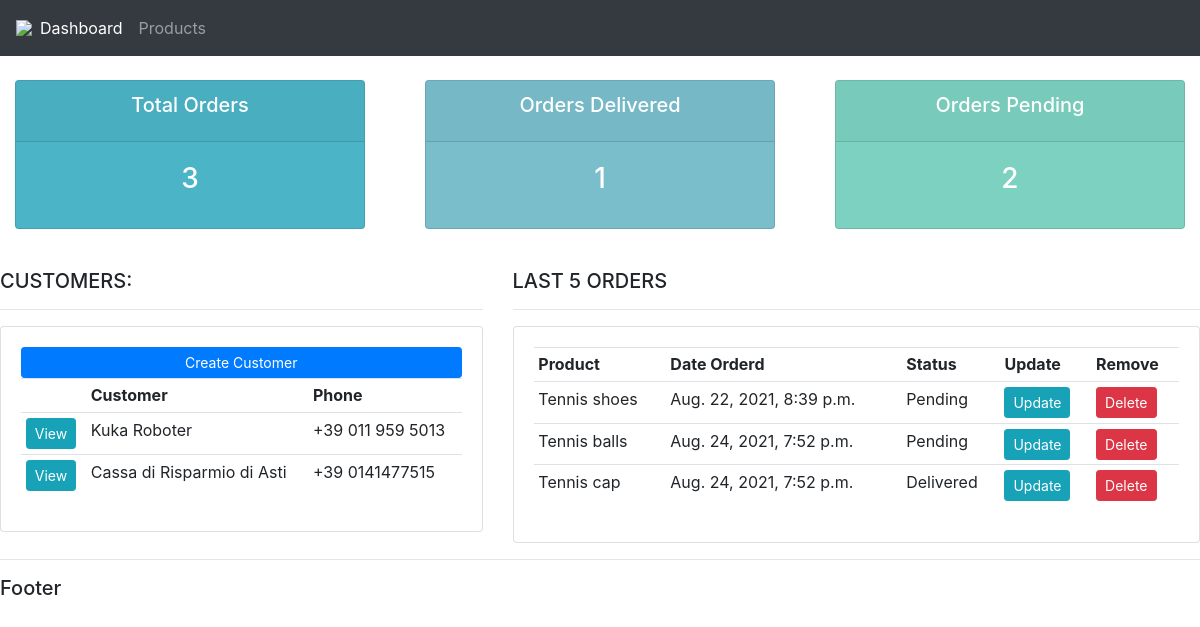
The page / on the database its author committed.
### accounts/models.py (models this page shows, shortened)
class Customer(models.Model):
    name = models.CharField(max_length=200, null=True)     # String
    phone = models.CharField(max_length=200, null=True, blank=True)     # String
    address = models.CharField(max_length=200, null=True, blank=True)   # String
    email = models.CharField(max_length=200, null=True)     # String
    date_created = models.DateTimeField(auto_now_add=True)  # Timestamp

class Order(models.Model):
    STATUS = (
        ('Pending','Pending'),
        ('Out for delivery','Out for delivery'),
        ('Delivered','Delivered')
    )
    customer = models.ForeignKey(Customer, null=True, on_delete = models.SET_NULL)
    product = models.ForeignKey(Product, null=True, on_delete=models.SET_NULL)
    date_created = models.DateTimeField(auto_now_add=True)  # Timestamp
    status = models.CharField(max_length=200, null=True, choices=STATUS)     # String with dropdown choices
    notes = models.CharField(max_length=200, null=True)

class Product(models.Model):
    CATEGORY = (
        ('Hardware','Hardware'),
        ('Software','Software'),
    )
    name = models.CharField(max_length=200, null=True)     # String
    price = models.FloatField(null=True)                    # Float
    category = models.CharField(max_length=200, null=True, choices=CATEGORY)     # String
    description = models.CharField(max_length=200, null=True, blank=True)     # String, can be blank
    date_created = models.DateTimeField(auto_now_add=True)  # Timestamp
    tag = models.ManyToManyField(Tag)
    def __str__(self):
        return self.name

### accounts/views.py (the view)
# urls.py: path('', views.home, name="home"),
def home(request):
    orders = Order.objects.all()
    customers = Customer.objects.all()
    total_customers = customers.count()
    total_orders = orders.count()
    delivered_orders = orders.filter(status='Delivered').count()
    pending_orders = orders.filter(status='Pending').count()
    context = {
        'orders':orders,
        'customers':customers,
        'total_orders':total_orders,
        'delivered_orders':delivered_orders,
        'pending_orders':pending_orders
    }
    return render(request, 'accounts/dashboard.html', context)

### accounts/templates/accounts/dashboard.html
{% extends 'accounts/main.html' %}
{% block content %}
{% include 'accounts/status.html' %}
<br>
<div class="row">
	<div class="col-md-5">
		<h5>CUSTOMERS:</h5>
		<hr>
		<div class="card card-body">
			<a class="btn btn-primary btn-sm btn-block" href="">Create Customer</a>
			<table class="table table-sm">
				<tr>
					<th></th>
					<th>Customer</th>
					<th>Phone</th>
					{% for customer in customers %}
					<tr>
						<td><a href="{% url 'customer' customer.id %}" class="btn btn-sm btn-info">View</a></td>
						<td>{{ customer.name }}</td>
						<td>{{ customer.phone }}</td>
					</tr>
					{% endfor %}
				</tr>
			</table>
		</div>
	</div>
	<div class="col-md-7">
		<h5>LAST 5 ORDERS</h5>
		<hr>
		<div class="card card-body">
			<table class="table table-sm">
				<tr>
					<th>Product</th>
					<th>Date Orderd</th>
					<th>Status</th>
					<th>Update</th>
					<th>Remove</th>
					{% for order in orders %}
						<tr>
							<td>{{ order.product }}</td>
							<td>{{ order.date_created}}</td>
							<td>{{ order.status}}</td>
							<td><a class="btn btn-sm btn-info" href="{% url 'update_order' order.id %}">Update</a></td>
							<td><a class="btn btn-sm btn-danger" href="{% url 'delete_order' order.id %}">Delete</a></td>
						</tr>
					{% endfor %}
				</tr>
			</table>
		</div>
	</div>
</div>
{% endblock %}

### rows shown on the page
Customer: name "Kuka Roboter", phone "+39 011 959 5013"
Customer: name "Cassa di Risparmio di Asti", phone "+39 0141477515"
Order: product "Tennis shoes", date_created "Aug. 22, 2021, 8:39 p.m.", status "Pending"
Order: product "Tennis balls", date_created "Aug. 24, 2021, 7:52 p.m.", status "Pending"
Order: product "Tennis cap", date_created "Aug. 24, 2021, 7:52 p.m.", status "Delivered"

### other values the page prints
{{ total_orders }} "3"
{{ delivered_orders }} "1"
{{ pending_orders }} "2"
